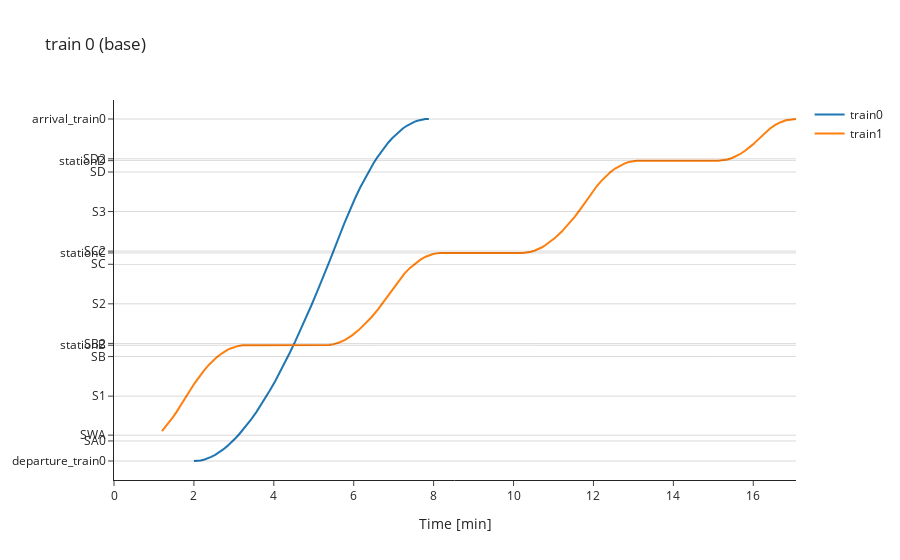
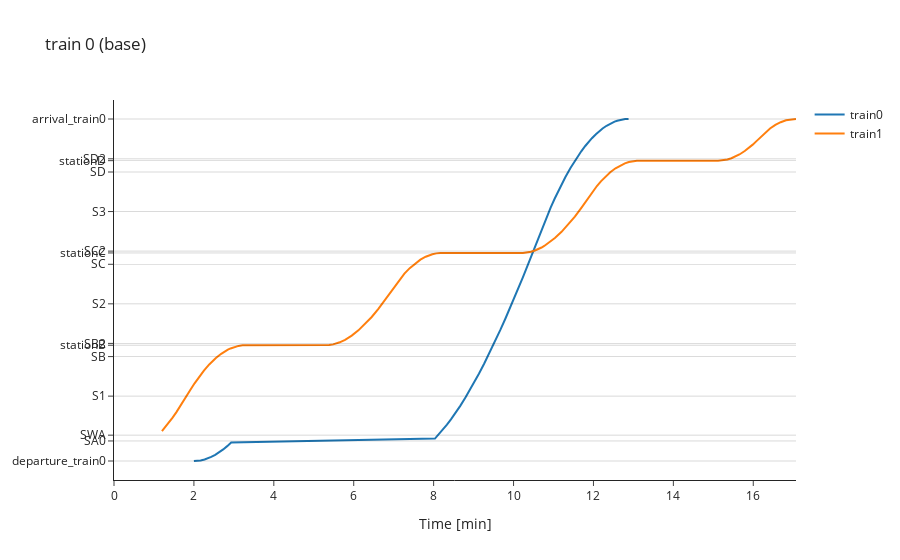
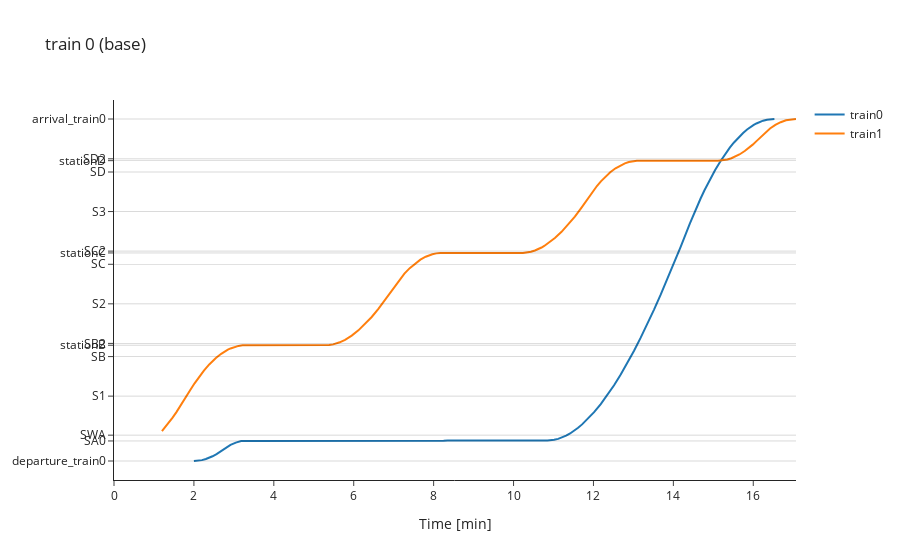

Notebook source saved alongside these figures, in order:
### Code cell
fig1.show()
fig2.show()
fig3.show()

### Figure 1 — Plotly figure (JSON) as saved in the notebook; plotly's stock layout.template omitted (floating-point values rounded to 4 significant figures)
{"data": [{"name": "train0", "type": "scatter", "x": [2, 2.067, 2.167, 2.267, 2.367, 2.433, 2.533, 2.633, 2.733, 2.833, 2.933, 3.033, 3.133, 3.233, 3.333, 3.433, 3.567, 3.667, 3.8, 3.9, 4.033, 4.133, 4.267, 4.4, 4.533, 4.667, 4.8, 4.933, 5.1, 5.233, 5.4, 5.762, 5.828, 5.928, 6.028, 6.162, 6.295, 6.428, 6.495, 6.595, 6.695, 6.795, 6.862, 6.962, 7.062, 7.162, 7.228, 7.328, 7.428, 7.528, 7.595, 7.695, 7.795, 7.878], "y": [0, 3.688, 23.02, 58.83, 111.0, 154.8, 234.0, 328.9, 439.2, 563.9, 701.7, 852.1, 1015.0, 1190.0, 1378.0, 1578.0, 1864.0, 2092.0, 2414.0, 2669.0, 3027.0, 3307.0, 3697.0, 4103.0, 4526.0, 4963.0, 5414.0, 5879.0, 6476.0, 6967.0, 7596.0, 9001, 9249, 9606, 9945, 10369, 10761, 11121, 11289, 11526, 11745, 11946, 12070, 12241, 12394, 12529, 12609, 12714, 12801, 12870, 12906, 12945, 12966, 12970]}, {"name": "train1", "type": "scatter", "x": [0, 0.1, 0.2333, 0.3333, 0.4667, 0.5667, 0.7, 0.8333, 0.9667, 1.067, 1.2, 1.333, 1.467, 1.567, 1.667, 1.767, 1.917, 2.017, 2.117, 2.25, 2.384, 2.45, 2.55, 2.684, 2.75, 2.85, 2.917, 3.017, 3.117, 3.217, 5.317, 5.384, 5.484, 5.55, 5.65, 5.784, 5.85, 5.95, 6.117, 6.284, 6.45, 6.617, 6.784, 6.968, 7.068, 7.168, 7.268, 7.402, 7.535, 7.668, 7.802, 7.868, 7.968, 8.068, 8.168, 10.24, 10.37, 10.44, 10.54, 10.6, 10.7, 10.77, 10.87, 11.04, 11.2, 11.37, 11.54, 11.7, 11.89, 11.99, 12.09, 12.19, 12.29, 12.42, 12.55, 12.69, 12.79, 12.89, 12.99, 13.09, 15.12, 15.22, 15.35, 15.45, 15.55, 15.65, 15.79, 15.89, 15.99, 16.09, 16.25, 16.32, 16.42, 16.55, 16.69, 16.82, 16.95, 17.07], "y": [null, null, null, null, null, null, null, null, null, null, 1131.0, 1378.0, 1648.0, 1864.0, 2092.0, 2332.0, 2709, 2946, 3165, 3429, 3661, 3765, 3906, 4066, 4134, 4221, 4269, 4326, 4365, 4386, 4391.0, 4398.0, 4423.0, 4449.0, 4501.0, 4596.0, 4654.0, 4754.0, 4954.0, 5191.0, 5462.0, 5768.0, 6108.0, 6521, 6734, 6929, 7106, 7314, 7490, 7634, 7746, 7790, 7841, 7874, 7889, 7891.0, 7913.0, 7935.0, 7982.0, 8022.0, 8096.0, 8154.0, 8254.0, 8454.0, 8691.0, 8962.0, 9268.0, 9608.0, 10021, 10234, 10429, 10606, 10765, 10949, 11101, 11221, 11290, 11341, 11374, 11389, 11390, 11400.0, 11440.0, 11480.0, 11540.0, 11620.0, 11750.0, 11870.0, 12000.0, 12140.0, 12394, 12486, 12609, 12745, 12849, 12921, 12961, 12970]}], "layout": {"hovermode": "x unified", "shapes": [{"line": {"color": "black", "width": 0.5}, "type": "line", "x0": 0, "x1": 1, "xref": "x domain", "y0": 0, "y1": 0, "yref": "y"}, {"line": {"color": "black", "width": 0.5}, "type": "line", "x0": 0, "x1": 1, "xref": "x domain", "y0": 760, "y1": 760, "yref": "y"}, {"line": {"color": "black", "width": 0.5}, "type": "line", "x0": 0, "x1": 1, "xref": "x domain", "y0": 980, "y1": 980, "yref": "y"}, {"line": {"color": "black", "width": 0.5}, "type": "line", "x0": 0, "x1": 1, "xref": "x domain", "y0": 2460, "y1": 2460, "yref": "y"}, {"line": {"color": "black", "width": 0.5}, "type": "line", "x0": 0, "x1": 1, "xref": "x domain", "y0": 3960, "y1": 3960, "yref": "y"}, {"line": {"color": "black", "width": 0.5}, "type": "line", "x0": 0, "x1": 1, "xref": "x domain", "y0": 4390, "y1": 4390, "yref": "y"}, {"line": {"color": "black", "width": 0.5}, "type": "line", "x0": 0, "x1": 1, "xref": "x domain", "y0": 4460, "y1": 4460, "yref": "y"}, {"line": {"color": "black", "width": 0.5}, "type": "line", "x0": 0, "x1": 1, "xref": "x domain", "y0": 5960, "y1": 5960, "yref": "y"}, {"line": {"color": "black", "width": 0.5}, "type": "line", "x0": 0, "x1": 1, "xref": "x domain", "y0": 7460, "y1": 7460, "yref": "y"}, {"line": {"color": "black", "width": 0.5}, "type": "line", "x0": 0, "x1": 1, "xref": "x domain", "y0": 7890, "y1": 7890, "yref": "y"}, {"line": {"color": "black", "width": 0.5}, "type": "line", "x0": 0, "x1": 1, "xref": "x domain", "y0": 7960, "y1": 7960, "yref": "y"}, {"line": {"color": "black", "width": 0.5}, "type": "line", "x0": 0, "x1": 1, "xref": "x domain", "y0": 9460, "y1": 9460, "yref": "y"}, {"line": {"color": "black", "width": 0.5}, "type": "line", "x0": 0, "x1": 1, "xref": "x domain", "y0": 10960, "y1": 10960, "yref": "y"}, {"line": {"color": "black", "width": 0.5}, "type": "line", "x0": 0, "x1": 1, "xref": "x domain", "y0": 11390, "y1": 11390, "yref": "y"}, {"line": {"color": "black", "width": 0.5}, "type": "line", "x0": 0, "x1": 1, "xref": "x domain", "y0": 11460, "y1": 11460, "yref": "y"}, {"line": {"color": "black", "width": 0.5}, "type": "line", "x0": 0, "x1": 1, "xref": "x domain", "y0": 12970, "y1": 12970, "yref": "y"}], "title": {"text": "train 0 (base)"}, "xaxis": {"title": {"text": "Time [min]"}}, "yaxis": {"tickmode": "array", "ticktext": ["departure_train0", "SA0", "SWA", "S1", "SB", "stationB", "SB2", "S2", "SC", "stationC", "SC2", "S3", "SD", "stationD", "SD2", "arrival_train0"], "tickvals": [0, 760, 980, 2460, 3960, 4390, 4460, 5960, 7460, 7890, 7960, 9460, 10960, 11390, 11460, 12970]}}}

### Figure 2 — Plotly figure (JSON) as saved in the notebook; plotly's stock layout.template omitted (floating-point values rounded to 4 significant figures)
{"data": [{"name": "train0", "type": "scatter", "x": [2, 2.067, 2.167, 2.267, 2.367, 2.433, 2.533, 2.633, 2.733, 2.833, 2.933, 8.033, 8.133, 8.233, 8.333, 8.433, 8.567, 8.667, 8.8, 8.9, 9.033, 9.133, 9.267, 9.4, 9.533, 9.667, 9.8, 9.933, 10.1, 10.23, 10.4, 10.76, 10.83, 10.93, 11.03, 11.16, 11.3, 11.43, 11.5, 11.6, 11.7, 11.8, 11.86, 11.96, 12.06, 12.16, 12.23, 12.33, 12.43, 12.53, 12.6, 12.7, 12.8, 12.88], "y": [0, 3.688, 23.02, 58.83, 111.0, 154.8, 234.0, 328.9, 439.2, 563.9, 701.7, 852.1, 1015.0, 1190.0, 1378.0, 1578.0, 1864.0, 2092.0, 2414.0, 2669.0, 3027.0, 3307.0, 3697.0, 4103.0, 4526.0, 4963.0, 5414.0, 5879.0, 6476.0, 6967.0, 7596.0, 9001, 9249, 9606, 9945, 10369, 10761, 11121, 11289, 11526, 11745, 11946, 12070, 12241, 12394, 12529, 12609, 12714, 12801, 12870, 12906, 12945, 12966, 12970]}, {"name": "train1", "type": "scatter", "x": [0, 0.1, 0.2333, 0.3333, 0.4667, 0.5667, 0.7, 0.8333, 0.9667, 1.067, 1.2, 1.333, 1.467, 1.567, 1.667, 1.767, 1.917, 2.017, 2.117, 2.25, 2.384, 2.45, 2.55, 2.684, 2.75, 2.85, 2.917, 3.017, 3.117, 3.217, 5.317, 5.384, 5.484, 5.55, 5.65, 5.784, 5.85, 5.95, 6.117, 6.284, 6.45, 6.617, 6.784, 6.968, 7.068, 7.168, 7.268, 7.402, 7.535, 7.668, 7.802, 7.868, 7.968, 8.068, 8.168, 10.24, 10.37, 10.44, 10.54, 10.6, 10.7, 10.77, 10.87, 11.04, 11.2, 11.37, 11.54, 11.7, 11.89, 11.99, 12.09, 12.19, 12.29, 12.42, 12.55, 12.69, 12.79, 12.89, 12.99, 13.09, 15.12, 15.22, 15.35, 15.45, 15.55, 15.65, 15.79, 15.89, 15.99, 16.09, 16.25, 16.32, 16.42, 16.55, 16.69, 16.82, 16.95, 17.07], "y": [null, null, null, null, null, null, null, null, null, null, 1131.0, 1378.0, 1648.0, 1864.0, 2092.0, 2332.0, 2709, 2946, 3165, 3429, 3661, 3765, 3906, 4066, 4134, 4221, 4269, 4326, 4365, 4386, 4391.0, 4398.0, 4423.0, 4449.0, 4501.0, 4596.0, 4654.0, 4754.0, 4954.0, 5191.0, 5462.0, 5768.0, 6108.0, 6521, 6734, 6929, 7106, 7314, 7490, 7634, 7746, 7790, 7841, 7874, 7889, 7891.0, 7913.0, 7935.0, 7982.0, 8022.0, 8096.0, 8154.0, 8254.0, 8454.0, 8691.0, 8962.0, 9268.0, 9608.0, 10021, 10234, 10429, 10606, 10765, 10949, 11101, 11221, 11290, 11341, 11374, 11389, 11390, 11400.0, 11440.0, 11480.0, 11540.0, 11620.0, 11750.0, 11870.0, 12000.0, 12140.0, 12394, 12486, 12609, 12745, 12849, 12921, 12961, 12970]}], "layout": {"hovermode": "x unified", "shapes": [{"line": {"color": "black", "width": 0.5}, "type": "line", "x0": 0, "x1": 1, "xref": "x domain", "y0": 0, "y1": 0, "yref": "y"}, {"line": {"color": "black", "width": 0.5}, "type": "line", "x0": 0, "x1": 1, "xref": "x domain", "y0": 760, "y1": 760, "yref": "y"}, {"line": {"color": "black", "width": 0.5}, "type": "line", "x0": 0, "x1": 1, "xref": "x domain", "y0": 980, "y1": 980, "yref": "y"}, {"line": {"color": "black", "width": 0.5}, "type": "line", "x0": 0, "x1": 1, "xref": "x domain", "y0": 2460, "y1": 2460, "yref": "y"}, {"line": {"color": "black", "width": 0.5}, "type": "line", "x0": 0, "x1": 1, "xref": "x domain", "y0": 3960, "y1": 3960, "yref": "y"}, {"line": {"color": "black", "width": 0.5}, "type": "line", "x0": 0, "x1": 1, "xref": "x domain", "y0": 4390, "y1": 4390, "yref": "y"}, {"line": {"color": "black", "width": 0.5}, "type": "line", "x0": 0, "x1": 1, "xref": "x domain", "y0": 4460, "y1": 4460, "yref": "y"}, {"line": {"color": "black", "width": 0.5}, "type": "line", "x0": 0, "x1": 1, "xref": "x domain", "y0": 5960, "y1": 5960, "yref": "y"}, {"line": {"color": "black", "width": 0.5}, "type": "line", "x0": 0, "x1": 1, "xref": "x domain", "y0": 7460, "y1": 7460, "yref": "y"}, {"line": {"color": "black", "width": 0.5}, "type": "line", "x0": 0, "x1": 1, "xref": "x domain", "y0": 7890, "y1": 7890, "yref": "y"}, {"line": {"color": "black", "width": 0.5}, "type": "line", "x0": 0, "x1": 1, "xref": "x domain", "y0": 7960, "y1": 7960, "yref": "y"}, {"line": {"color": "black", "width": 0.5}, "type": "line", "x0": 0, "x1": 1, "xref": "x domain", "y0": 9460, "y1": 9460, "yref": "y"}, {"line": {"color": "black", "width": 0.5}, "type": "line", "x0": 0, "x1": 1, "xref": "x domain", "y0": 10960, "y1": 10960, "yref": "y"}, {"line": {"color": "black", "width": 0.5}, "type": "line", "x0": 0, "x1": 1, "xref": "x domain", "y0": 11390, "y1": 11390, "yref": "y"}, {"line": {"color": "black", "width": 0.5}, "type": "line", "x0": 0, "x1": 1, "xref": "x domain", "y0": 11460, "y1": 11460, "yref": "y"}, {"line": {"color": "black", "width": 0.5}, "type": "line", "x0": 0, "x1": 1, "xref": "x domain", "y0": 12970, "y1": 12970, "yref": "y"}], "title": {"text": "train 0 (base)"}, "xaxis": {"title": {"text": "Time [min]"}}, "yaxis": {"tickmode": "array", "ticktext": ["departure_train0", "SA0", "SWA", "S1", "SB", "stationB", "SB2", "S2", "SC", "stationC", "SC2", "S3", "SD", "stationD", "SD2", "arrival_train0"], "tickvals": [0, 760, 980, 2460, 3960, 4390, 4460, 5960, 7460, 7890, 7960, 9460, 10960, 11390, 11460, 12970]}}}

### Figure 3 — Plotly figure (JSON) as saved in the notebook; plotly's stock layout.template omitted (floating-point values rounded to 4 significant figures)
{"data": [{"name": "train0", "type": "scatter", "x": [2, 2.1, 2.2, 2.3, 2.4, 2.467, 2.567, 2.633, 2.783, 2.916, 3.049, 3.183, 8.249, 8.349, 10.85, 10.95, 11.02, 11.12, 11.22, 11.32, 11.42, 11.52, 11.62, 11.72, 11.85, 12.02, 12.18, 12.35, 12.52, 12.68, 12.85, 13.02, 13.18, 13.35, 13.52, 13.68, 13.85, 14.05, 14.18, 14.41, 14.48, 14.58, 14.68, 14.78, 14.91, 15.05, 15.18, 15.25, 15.35, 15.41, 15.51, 15.58, 15.68, 15.75, 15.85, 15.91, 16.01, 16.08, 16.18, 16.25, 16.35, 16.45, 16.53], "y": [0, 8.294, 33.13, 74.41, 132.0, 179.4, 263.9, 328.9, 491, 611, 699, 755, 771, 780, 780, 788.3, 803.0, 838.8, 891.0, 959.4, 1044.0, 1144.0, 1259.0, 1388.0, 1581.0, 1852.0, 2158.0, 2498.0, 2872.0, 3278.0, 3716.0, 4183.0, 4678.0, 5199.0, 5743.0, 6309.0, 6895.0, 7623.0, 8122.0, 9001, 9249, 9606, 9945, 10266, 10666, 11034, 11370, 11526, 11745, 11881, 12070, 12186, 12345, 12441, 12570, 12646, 12745, 12801, 12870, 12906, 12945, 12966, 12970]}, {"name": "train1", "type": "scatter", "x": [0, 0.1, 0.2333, 0.3333, 0.4667, 0.5667, 0.7, 0.8333, 0.9667, 1.067, 1.2, 1.333, 1.467, 1.567, 1.667, 1.767, 1.917, 2.017, 2.117, 2.25, 2.384, 2.45, 2.55, 2.684, 2.75, 2.85, 2.917, 3.017, 3.117, 3.217, 5.317, 5.384, 5.484, 5.55, 5.65, 5.784, 5.85, 5.95, 6.117, 6.284, 6.45, 6.617, 6.784, 6.968, 7.068, 7.168, 7.268, 7.402, 7.535, 7.668, 7.802, 7.868, 7.968, 8.068, 8.168, 10.24, 10.37, 10.44, 10.54, 10.6, 10.7, 10.77, 10.87, 11.04, 11.2, 11.37, 11.54, 11.7, 11.89, 11.99, 12.09, 12.19, 12.29, 12.42, 12.55, 12.69, 12.79, 12.89, 12.99, 13.09, 15.12, 15.22, 15.35, 15.45, 15.55, 15.65, 15.79, 15.89, 15.99, 16.09, 16.25, 16.32, 16.42, 16.55, 16.69, 16.82, 16.95, 17.07], "y": [null, null, null, null, null, null, null, null, null, null, 1131.0, 1378.0, 1648.0, 1864.0, 2092.0, 2332.0, 2709, 2946, 3165, 3429, 3661, 3765, 3906, 4066, 4134, 4221, 4269, 4326, 4365, 4386, 4391.0, 4398.0, 4423.0, 4449.0, 4501.0, 4596.0, 4654.0, 4754.0, 4954.0, 5191.0, 5462.0, 5768.0, 6108.0, 6521, 6734, 6929, 7106, 7314, 7490, 7634, 7746, 7790, 7841, 7874, 7889, 7891.0, 7913.0, 7935.0, 7982.0, 8022.0, 8096.0, 8154.0, 8254.0, 8454.0, 8691.0, 8962.0, 9268.0, 9608.0, 10021, 10234, 10429, 10606, 10765, 10949, 11101, 11221, 11290, 11341, 11374, 11389, 11390, 11400.0, 11440.0, 11480.0, 11540.0, 11620.0, 11750.0, 11870.0, 12000.0, 12140.0, 12394, 12486, 12609, 12745, 12849, 12921, 12961, 12970]}], "layout": {"hovermode": "x unified", "shapes": [{"line": {"color": "black", "width": 0.5}, "type": "line", "x0": 0, "x1": 1, "xref": "x domain", "y0": 0, "y1": 0, "yref": "y"}, {"line": {"color": "black", "width": 0.5}, "type": "line", "x0": 0, "x1": 1, "xref": "x domain", "y0": 760, "y1": 760, "yref": "y"}, {"line": {"color": "black", "width": 0.5}, "type": "line", "x0": 0, "x1": 1, "xref": "x domain", "y0": 980, "y1": 980, "yref": "y"}, {"line": {"color": "black", "width": 0.5}, "type": "line", "x0": 0, "x1": 1, "xref": "x domain", "y0": 2460, "y1": 2460, "yref": "y"}, {"line": {"color": "black", "width": 0.5}, "type": "line", "x0": 0, "x1": 1, "xref": "x domain", "y0": 3960, "y1": 3960, "yref": "y"}, {"line": {"color": "black", "width": 0.5}, "type": "line", "x0": 0, "x1": 1, "xref": "x domain", "y0": 4390, "y1": 4390, "yref": "y"}, {"line": {"color": "black", "width": 0.5}, "type": "line", "x0": 0, "x1": 1, "xref": "x domain", "y0": 4460, "y1": 4460, "yref": "y"}, {"line": {"color": "black", "width": 0.5}, "type": "line", "x0": 0, "x1": 1, "xref": "x domain", "y0": 5960, "y1": 5960, "yref": "y"}, {"line": {"color": "black", "width": 0.5}, "type": "line", "x0": 0, "x1": 1, "xref": "x domain", "y0": 7460, "y1": 7460, "yref": "y"}, {"line": {"color": "black", "width": 0.5}, "type": "line", "x0": 0, "x1": 1, "xref": "x domain", "y0": 7890, "y1": 7890, "yref": "y"}, {"line": {"color": "black", "width": 0.5}, "type": "line", "x0": 0, "x1": 1, "xref": "x domain", "y0": 7960, "y1": 7960, "yref": "y"}, {"line": {"color": "black", "width": 0.5}, "type": "line", "x0": 0, "x1": 1, "xref": "x domain", "y0": 9460, "y1": 9460, "yref": "y"}, {"line": {"color": "black", "width": 0.5}, "type": "line", "x0": 0, "x1": 1, "xref": "x domain", "y0": 10960, "y1": 10960, "yref": "y"}, {"line": {"color": "black", "width": 0.5}, "type": "line", "x0": 0, "x1": 1, "xref": "x domain", "y0": 11390, "y1": 11390, "yref": "y"}, {"line": {"color": "black", "width": 0.5}, "type": "line", "x0": 0, "x1": 1, "xref": "x domain", "y0": 11460, "y1": 11460, "yref": "y"}, {"line": {"color": "black", "width": 0.5}, "type": "line", "x0": 0, "x1": 1, "xref": "x domain", "y0": 12970, "y1": 12970, "yref": "y"}], "title": {"text": "train 0 (base)"}, "xaxis": {"title": {"text": "Time [min]"}}, "yaxis": {"tickmode": "array", "ticktext": ["departure_train0", "SA0", "SWA", "S1", "SB", "stationB", "SB2", "S2", "SC", "stationC", "SC2", "S3", "SD", "stationD", "SD2", "arrival_train0"], "tickvals": [0, 760, 980, 2460, 3960, 4390, 4460, 5960, 7460, 7890, 7960, 9460, 10960, 11390, 11460, 12970]}}}
